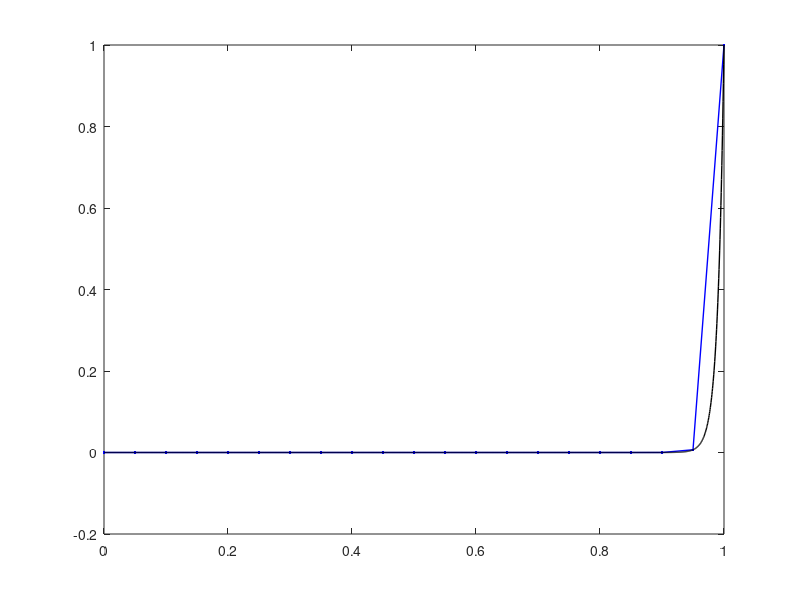

This figure's MATLAB source:
clear all
%close all

% INPUT BEGIN %%%%%%%%%%%%%%%
L=1;
a=10;
kappa=1e-1;
Nel=20;
phi1=0; %BC Left
phi2=1; %BC Right
kappa_tilde_switch = 1; % -> use "1" for Galerkin+SUPG and "0" for Galerkin
% INPUT END %%%%%%%%%%%%%%%%%


PeL=a*L/kappa;
h=L/Nel;
x=L/Nel*[0:1:Nel]'; 

% output
alpha = a*h/(2*kappa);
if (alpha==0)
    xi=0;
else
    coth_alpha = (exp(alpha)+exp(-alpha))/(exp(alpha)-exp(-alpha));
    xi = coth_alpha-1/alpha;
end

DC=1/2*[- 1 1;
          -1 1];

DD=1/h*[ 1 -1;
        -1  1];

M1=zeros(Nel+1,Nel+1);
for i=1:Nel
    M1(i:i+1,i:i+1) = M1(i:i+1,i:i+1) ...
                     +a*DC+(kappa+kappa_tilde_switch*a*h/2*xi)*DD;
end

M1= M1(2:end-1,:);
f11=M1(:,1);
f12=M1(:,end);
M1= M1(:,2:end-1);
phiU = [phi1; -inv(M1)*(f11*phi1+f12*phi2); phi2];


bcf=[phi1; phi2];
bcK=[1 1; 1 exp(PeL)];
ccc = inv(bcK)*bcf;
c1=ccc(1,1);
c2=ccc(2,1);
xe=[0:0.0005:L];

figure(2), clf
gg=plot(x,phiU,'.-b');
set(gg,'LineWidth',1) 
hold on
gg=plot(xe,c1+c2*exp(PeL*xe/L),'k');
set(gg,'LineWidth',1)
axis([0 1 -.2 1])

